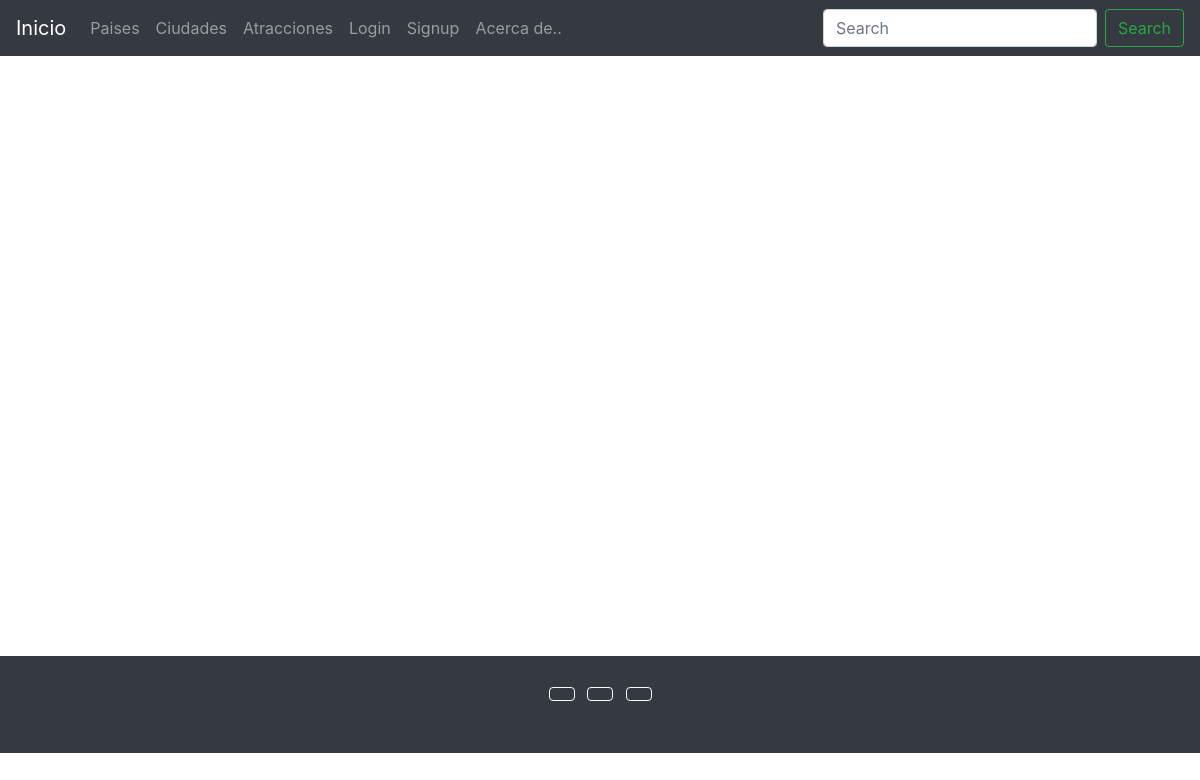
The app's page /, older data.
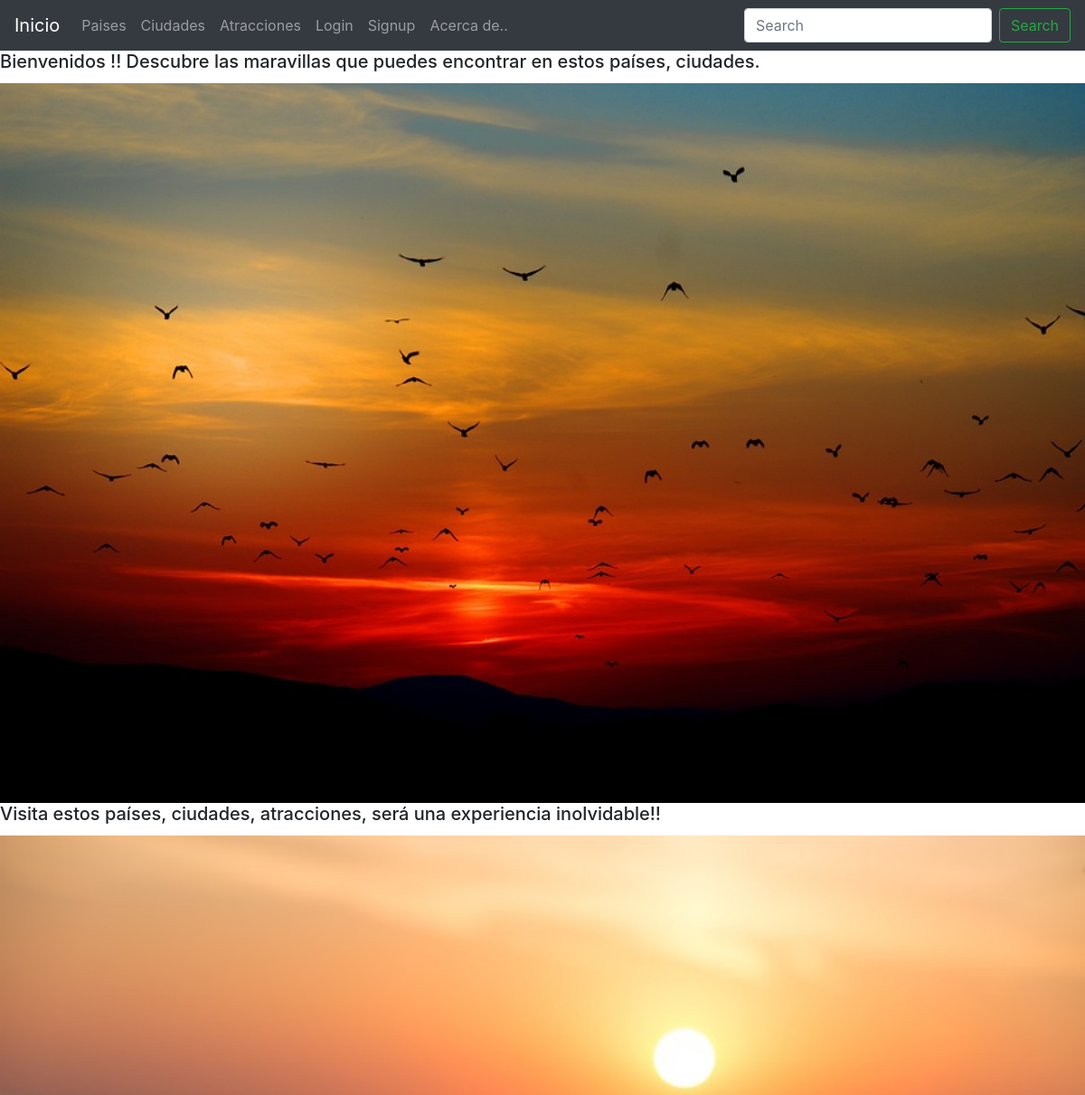
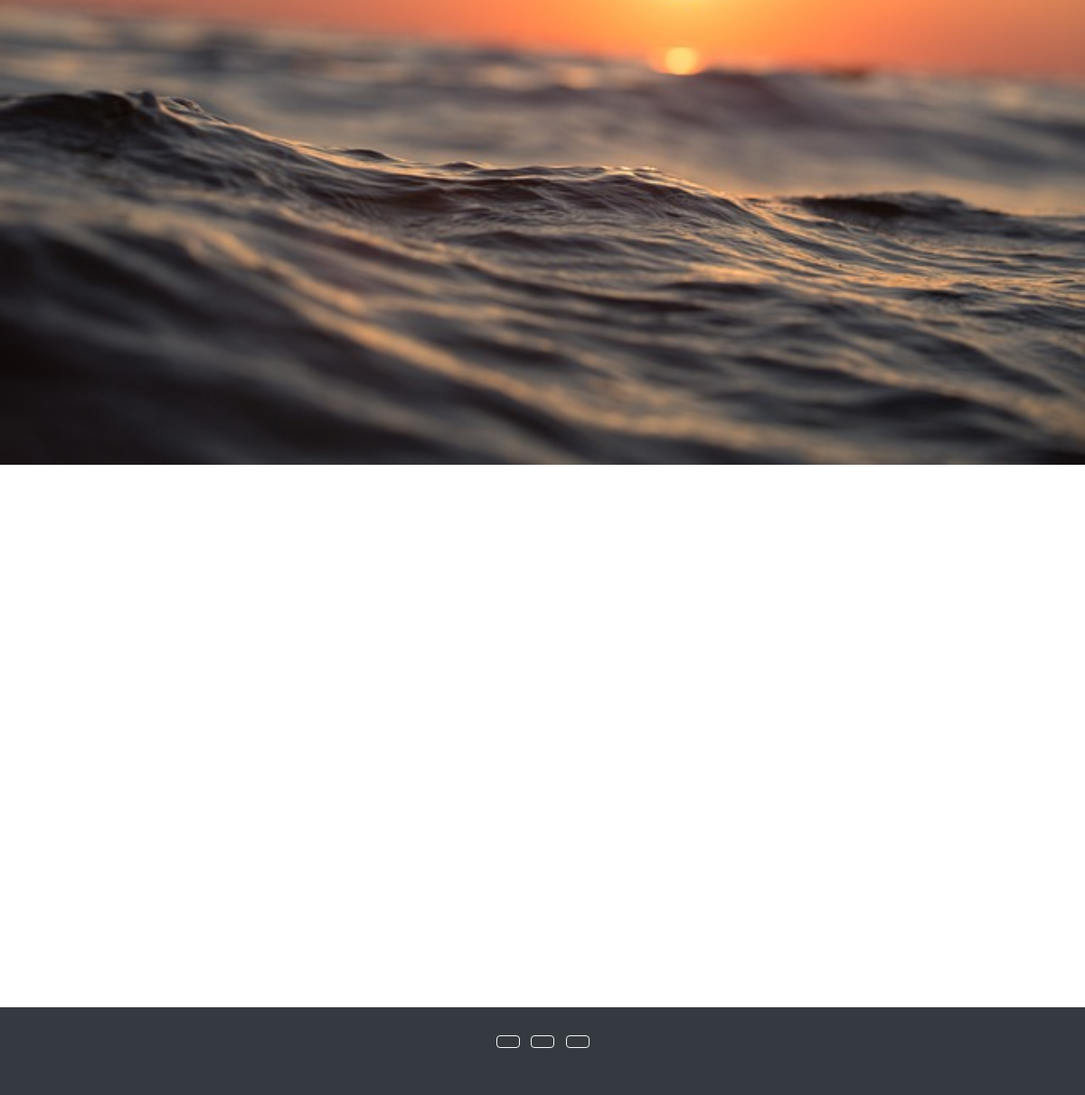
The same page, newer data (2 pictures, top to bottom).
### galeria/models.py (models this page shows)
class Galeria(models.Model):
    texto= models.CharField(max_length=100)
    foto = models.ImageField(upload_to='foto_images', null=True, blank=True)

### proyecto/views.py (the view)
# urls.py: path('', index, name='index'),
def index(request):
    galeria = Galeria.objects.all()
    context = {
        'galeria':galeria,
    }
    return render(request,'index.html',context=context)

### templates/index.html (shortened to what this page needs)
{% extends 'base.html' %}
{% block content %}
{% for gal in galeria %}
    <h5 class="card-title">{{gal.texto}}</h5>
    <img style="width:100%;"  src="{{gal.foto.url}}"/>
{% endfor %}
{% endblock %}

### templates/base.html (shortened to what this page needs)
<!DOCTYPE html>
<html lang="en">
<head>
    <link rel="stylesheet" href="https://cdn.jsdelivr.net/npm/bootstrap@4.6.2/dist/css/bootstrap.min.css"
>
</head>
<body>
    <header>
        <nav class="navbar navbar-expand-lg navbar-dark bg-dark">
            <a class="navbar-brand" href="/">Inicio</a>
            <div class="collapse navbar-collapse" id="navbarSupportedContent">
                <ul class="navbar-nav mr-auto">
                    <li class="nav-item">
                        <a class="nav-link" href="/paises/listar-paises/">Paises</a>
                    </li>
                    <li class="nav-item">
                        <a class="nav-link" href="/ciudades/listar-ciudades/">Ciudades</a>
                    </li>
                    <li class="nav-item">
                        <a class="nav-link" href="/atracciones/listar-atracciones/">Atracciones</a>
                    </li>
                    {% if request.user.is_authenticated %}
                    <li class="nav-item">
                        <a class="nav-link" href="/usuarios/logout/">Logout</a>
                    </li>
                    <li class="nav-item">
                        <a class="nav-link" href="/usuarios/actualizar/">{{request.user.username}}</a>
                    </li>
                        {% if request.user.profile.profile_picture.url != '' %}
                            <img src="{{request.user.profile.foto.url}}" alt="foto" width="50px" height="50px">
                        {% endif %}
                    {% else %}
                    <li class="nav-item">
                        <a class="nav-link" href="/usuarios/login/">Login</a>
                    </li>
                    <li class="nav-item">
                        <a class="nav-link" href="/usuarios/signup/">Signup</a>
                    </li>
                    {% endif %}
                    <li class="nav-item">
                        <a class="nav-link" href="/galeria/acercade/">Acerca de..</a>
                    </li>
                </ul>
                <form class="form-inline my-2 my-lg-0" action="/paises/listar-paises/" method="GET">
                    <input class="form-control mr-sm-2" type="search" placeholder="Search" aria-label="Search" name="search">
                    <button class="btn btn-outline-success my-2 my-sm-0" type="submit">Search</button>
                </form>
            </div>
        </nav>
    </header>
    {% block content %}
    {% endblock %}
    <footer class="bg-dark text-center text-white" style="margin-top:600px;">
        <div class="container p-4">
        <section class="mb-4">
            <a class="btn btn-outline-light btn-floating m-1" href="#!" role="button"
            ></a>
            <a class="btn btn-outline-light btn-floating m-1" href="#!" role="button"
            ></a>
            <a class="btn btn-outline-light btn-floating m-1" href="#!" role="button"
            ></a>
</body>
</html>

Row changes from the older to the newer data that the page shows:
added Galeria: texto "Bienvenidos !! Descubre las maravillas que puedes encontrar en estos países, ciudades.", foto (picture)
added Galeria: texto "Visita estos países, ciudades, atracciones, será una experiencia inolvidable!!", foto (picture)
